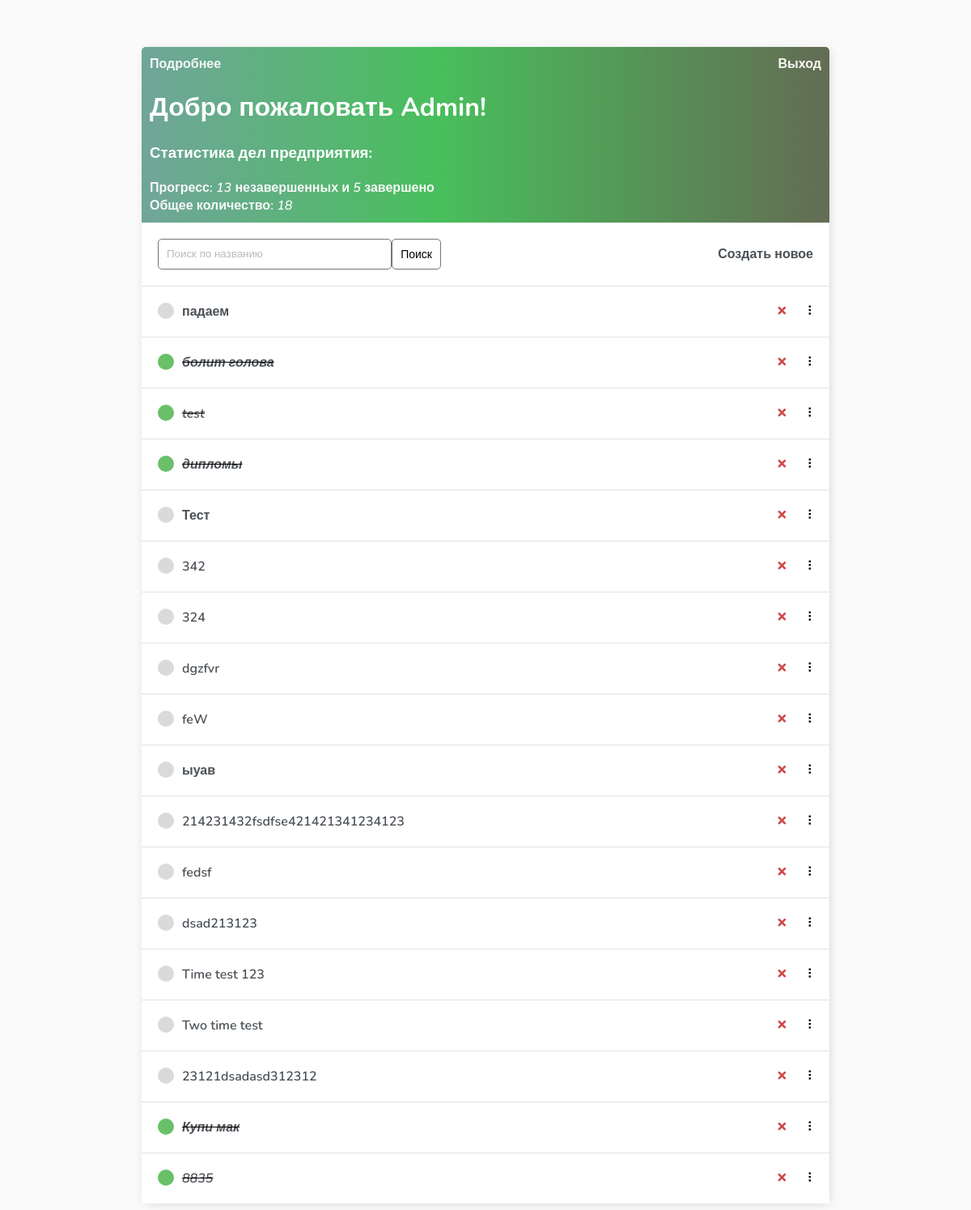
/ (signed in), run on the app's committed database.
### base/models.py (models this page shows)
class Task(models.Model):
    user = models.ForeignKey(
        User, on_delete=models.CASCADE, null=True, blank=True)
    title = models.CharField('Название', max_length=200)
    description = models.TextField('Описание', null=True, blank=True)
    info = models.CharField('Участники', max_length=200, null=True, blank=True)
    link = models.URLField('Ссылка', max_length=200, null=True, blank=True)
    last_date = models.DateTimeField('Дата окончания', null=True, blank=True, default=datetime.datetime.today)
    complete = models.BooleanField('Выполнено', default=False)
    created = models.DateTimeField('Дата создания', auto_now_add=True)
    def __str__(self):
        return self.title
    class Meta:
        order_with_respect_to = 'user'

### base/views.py (the view)
# urls.py: path('', TaskList.as_view(), name='tasks'),
class TaskList(LoginRequiredMixin, ListView):
    model = Task
    context_object_name = 'tasks'
    def get_context_data(self, **kwargs):
        context = super().get_context_data(**kwargs)
        context['tasks'] = context['tasks'].filter(user=self.request.user)
        context['count'] = context['tasks'].filter(complete=False).count()
        context['dcount'] = context['tasks'].filter(complete=True).count()
        context['allcount'] = context['tasks'].count()
        search_input = self.request.GET.get('search-area') or ''
        if search_input:
            context['tasks'] = context['tasks'].filter(
                title__contains=search_input)
        context['search_input'] = search_input
        return context

### base/templates/base/task_list.html (shortened to what this page needs)
{% extends 'base/main.html' %} {% block content %}
<div class="header-bar">
    <div>
        <a href="{% url 'about' %}">Подробнее</a>
        <h1>Добро пожаловать {{request.user|title}}!</h1>
        <h3>Статистика дел предприятия:</h3>
        <a style="margin:0">Прогресс: <i>{{count}}</i> незавершенн{{ count|pluralize:"ое,ых" }} и <i>{{dcount}}</i> завершен{{ count|pluralize:"ных,о" }}</a><br>
        <a>Общее количество: <i>{{allcount}}</i></a>
    </div>
    {% if request.user.is_authenticated %}
    <a href="{% url 'logout' %}">Выход</a> {% else %}
    <a href="{% url 'login' %}">Войти</a> {% endif %}
</div>
<div id="search-add-wrapper">
    <form method="GET" style="display: flex;width: 350px;">
        <input type='text' name='search-area' placeholder="Поиск по названию" value="{{search_input}}">
        <input class="button" type="submit" value='Поиск'>
    </form>
    {% if tasks|length > 0 %}
    <a style="text-decoration: none;" href="{% url 'task-create' %}">Создать новое</a>
    {% endif %}
</div>
<div id="tasklist" class="task-items-wrapper">
    {% for task in tasks %}
    <div class="task-wrapper" data-position="{{task.pk}}">
        <div class="task-title">
            {% if task.complete %}
            <div class="task-complete-icon"></div>
            <i><s><a href="{% url 'task-update' task.id %}">{{task}}</a></s></i> {% else %}
            <div class="task-incomplete-icon"></div>
            <a href="{% url 'task-update' task.id %}">{{task}}</a> {% endif %}
        </div>
        <div class="task-controls">
            <a class="delete-link" href="{% url 'task-delete' task.id %}">&#215;</a>
            <span class="handle">&nbsp;&#10247;</span>
        </div>
    </div>
    {% empty %}
    <div style="text-align: center; padding-bottom: 10px; line-height: 1em;">
        <h3>Никаких новых дел не создано.</h3>
        <h3>Создать <a style="text-decoration: none; color: #e53935;" href="{% url 'task-create' %}">Новое дело</a> ! </h3>
    </div>
    {% endfor %}
</div>
{% endblock content %}

### base/templates/base/main.html (shortened to what this page needs)
<!DOCTYPE html>
<html lang="ru">
<head>
</head>
<body>
    <div class="container">
        {% block content %} {% endblock content %}
    </div>
</body>
</html>

### base/templates/base/main.html (style rules this page uses)
body { background-color: #FAFAFA; font-family: 'Nunito', sans-serif; padding-top: 50px; }
h1, h2, h3, h4, h5, h6, { font-family: 'Raleway', sans-serif; }
a, p { color: #4b5156 }
a { font-weight: 600; }
.container { max-width: 850px; margin: auto; background-color: #fff; -webkit-box-shadow: 2px 2px 13px -4px rgba(0, 0, 0, 0.21); box-shadow: 2px 2px 13px -4px rgba(0, 0, 0, 0.21); }
input { outline: none; border: none; }
.header-bar { display: flex; justify-content: space-between; color: #fff; padding: 10px; border-radius: 5px 5px 0 0; background: linear-gradient(90deg, #71a59b 0%, #48bf5c 43%, #636c53 100%) }
.header-bar a { color: rgb(247, 247, 247); text-decoration: none; }
.task-wrapper { display: flex; align-items: center; justify-content: space-between; background-color: #fff; border-top: 1px solid #dfe4ea; overflow: hidden; }
.task-title { display: flex; padding: 20px; }
.task-title a { text-decoration: none; color: #4b5156; margin-left: 10px; }
.task-complete-icon { height: 20px; width: 20px; background-color: rgb(105, 192, 105); border-radius: 50%; }
.task-incomplete-icon { height: 20px; width: 20px; background-color: rgb(218, 218, 218); border-radius: 50%; }
.delete-link { text-decoration: none; font-weight: 900; color: #cf4949; font-size: 22px; line-height: 0; padding: 20px 0px; }
.handle { display: inline-block; padding: 20px 16px; cursor: grab; user-select: none; }
.handle:after, .handle:before { display: block; content: ""; }
#search-add-wrapper { display: flex; justify-content: space-between; align-items: center; padding: 20px; }
input[type=text], input[type=password], input[type=url], textarea { border: 1px solid #757575; border-radius: 5px; padding: 10px; width: 97%; }
::placeholder { font-weight: 300; opacity: 0.5; }
.button { border: 1px solid #757575; background-color: #FFF; color: #000000; padding: 10px; font-size: 14px; border-radius: 5px; cursor: pointer; text-decoration: none; }

### data on the page
Task: title "падаем"
Task: title "болит голова"
Task: title "test"
Task: title "дипломы"
Task: title "Тест"
Task: title "342"
Task: title "324"
Task: title "dgzfvr"
Task: title "feW"
Task: title "ыуав"
Task: title "214231432fsdfse421421341234123"
Task: title "fedsf"
Task: title "dsad213123"
Task: title "Time test 123"
Task: title "Two time test"
Task: title "23121dsadasd312312"
Task: title "Купи мак"
Task: title "8835"

### other printed values
{{ request.user|title }} "Admin"
{{ count }} "13"
{{ dcount }} "5"
{{ allcount }} "18"
